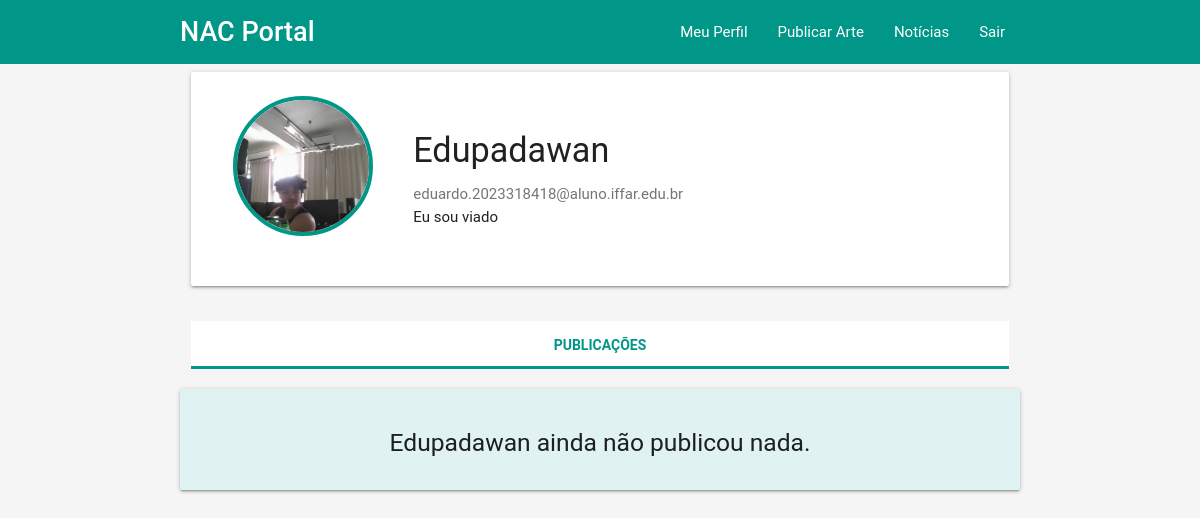
Page /meu_perfil/usuarios_perfil.php?id=57 on the earlier database version.
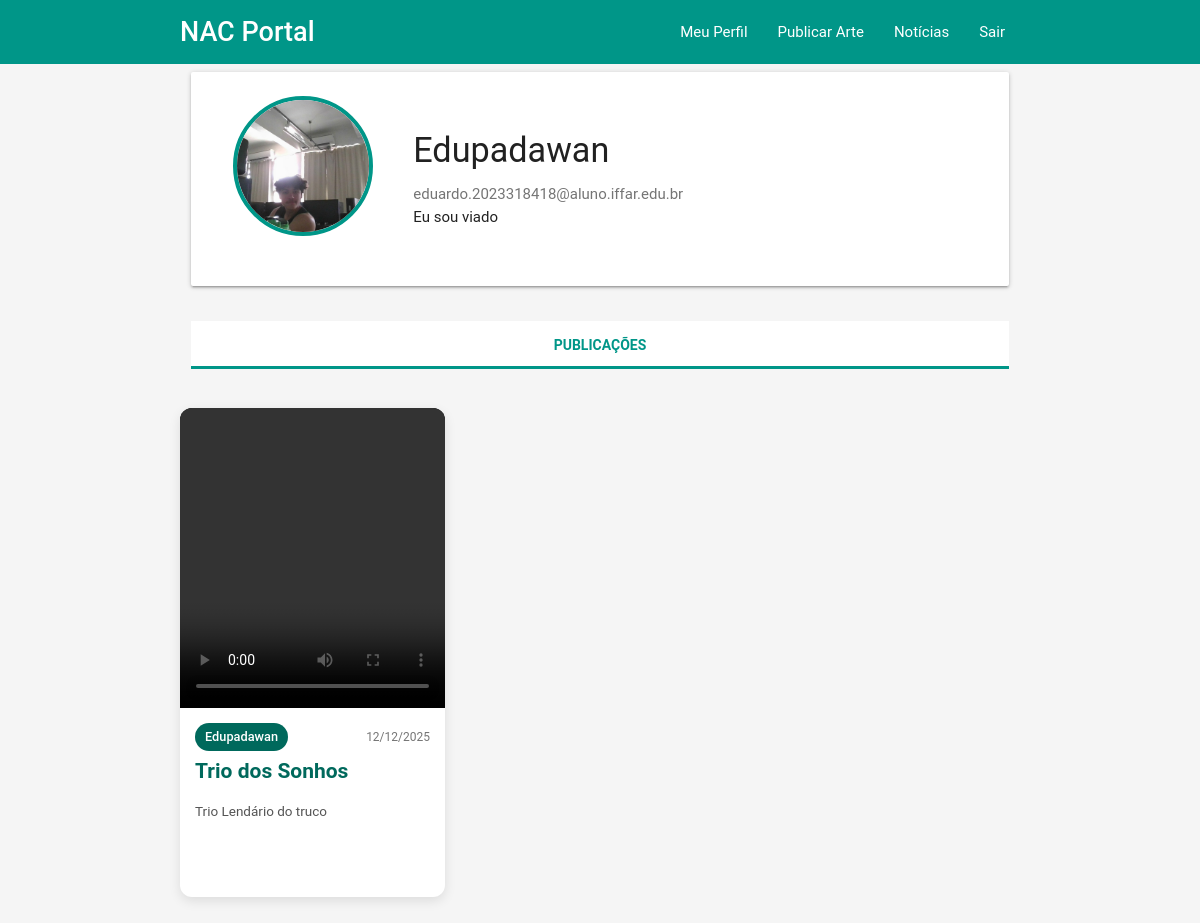
Same page on the later database version.
### tables this page shows
CREATE TABLE IF NOT EXISTS `usuario` (
  `id_usuario` int NOT NULL AUTO_INCREMENT,
  `nome` varchar(150) NOT NULL,
  `email` varchar(255) NOT NULL,
  `senha` varchar(255) NOT NULL,
  `preferencias` text,
  `data_cadastro` datetime DEFAULT CURRENT_TIMESTAMP,
  `deleted_at` datetime DEFAULT NULL,
  `verificado` tinyint(1) DEFAULT '0',
  `codigo_verificacao` varchar(10) DEFAULT NULL,
  `codigo_expira_em` int DEFAULT NULL,
  `token_recuperacao` varchar(32) DEFAULT NULL,
  `token_expira_em` int DEFAULT NULL,
  `foto_perfil` varchar(255) DEFAULT NULL,
  `is_admin` tinyint(1) DEFAULT '0',
  PRIMARY KEY (`id_usuario`),
  UNIQUE KEY `email` (`email`)
);

CREATE TABLE IF NOT EXISTS `publicacao` (
  `id_publicacao` int NOT NULL AUTO_INCREMENT,
  `id_usuario_fk` int DEFAULT NULL,
  `titulo` varchar(255) NOT NULL,
  `descricao` text,
  `caminho_arquivo` varchar(255) NOT NULL,
  `tipo_arquivo` enum('imagem','video','audio') NOT NULL,
  `mime_type` varchar(100) DEFAULT NULL,
  `tamanho_bytes` bigint DEFAULT NULL,
  `data_publicacao` datetime DEFAULT CURRENT_TIMESTAMP,
  `deleted_at` datetime DEFAULT NULL,
  `curtidas_count` int DEFAULT '0',
  `comentarios_count` int DEFAULT '0',
  PRIMARY KEY (`id_publicacao`),
  KEY `idx_publicacao_usuario` (`id_usuario_fk`)
);

### meu_perfil/usuarios_perfil.php (the view, shortened to what this page needs)
<?php
require_once "../conexao.php";
$id_alvo = isset($_GET['id']) ? (int)$_GET['id'] : 0;
$sql_usuario = "SELECT nome, email, preferencias, foto_perfil
                FROM usuario
                WHERE id_usuario = $id_alvo
                AND deleted_at IS NULL";
$resultado = mysqli_query($conexao, $sql_usuario);
$usuario = mysqli_fetch_assoc($resultado);
$sql_publicacoes = "
    SELECT id_publicacao, titulo, caminho_arquivo, tipo_arquivo, descricao,
        DATE_FORMAT(data_publicacao, '%d/%m/%Y') AS data_fmt
    FROM publicacao
    WHERE id_usuario_fk = $id_alvo
    AND deleted_at IS NULL
    ORDER BY data_publicacao DESC";
$result_publicacao = mysqli_query($conexao, $sql_publicacoes);
$publicacoes = [];
while ($registro = mysqli_fetch_assoc($result_publicacao)) {
    $publicacoes[] = $registro;
}
?>
<!DOCTYPE html>
<html lang="pt-br">
<head>
    <link type="text/css" rel="stylesheet" href="../css/materialize.min.css"/>
    <link type="text/css" rel="stylesheet" href="../css/style_todos.css"/>
</head>
<body>
    <?php include_once "../header.php"; ?>
    <main class="container">
        <div class="row">
            <div class="col s12">
                <div class="card">
                    <div class="card-content">
                        <div class="row valign-wrapper">
                            <div class="col s12 m3 center">
                                <?php
                                $foto = $usuario['foto_perfil'];
                                $caminho = $foto ? "../" . $foto : "../imagens/avatar_padrao.png";
                                ?>
                                <img src="<?= $caminho ?>"
                                    alt="Foto de <?= $usuario['nome'] ?>"
                                    class="circle responsive-img"
                                    style="width: 140px; height: 140px; object-fit: cover; border: 4px solid #009688;">
                            </div>
                            <div class="col s12 m9">
                                <h4><?= $usuario['nome'] ?></h4>
                                <p class="grey-text text-darken-1"><?= $usuario['email'] ?></p>
                                <?php if (!empty($usuario['preferencias'])): ?>
                                    <p><?= nl2br($usuario['preferencias']) ?></p>
                                <?php endif; ?>
                            </div>
                        </div>
                    </div>
                </div>
            </div>
        </div>
        <div class="row">
            <div class="col s12 center">
                <ul class="tabs tabs-fixed-width">
                    <li class="tab col s6"><a class="active" href="#minhas">Publicações</a></li>
                </ul>
            </div>
        </div>
        <div id="minhas" class="col s12">
            <?php if (empty($publicacoes)): ?>
                <div class="card-panel center teal lighten-5">
                    <h5><?= $usuario['nome'] ?> ainda não publicou nada.</h5>
                </div>
            <?php else: ?>
                <div class="row" style="margin: 0 -0.75rem;">
                    <?php foreach ($publicacoes as $pub):
                        $caminho = "../uploads/" . $pub['caminho_arquivo'];
                    ?>
                        <div class="col s12 m6 l4" style="padding: 0.75rem;">
                            <div class="card feed-card hoverable">
                                <?php if ($pub['tipo_arquivo'] == 'imagem'): ?>
                                    <div class="feed-media-container">
                                        <img src="<?= $caminho ?>" class="feed-img materialboxed" alt="<?= $pub['titulo'] ?>">
                                    </div>
                                <?php elseif ($pub['tipo_arquivo'] == 'video'): ?>
                                    <div class="feed-media-container">
                                        <video class="feed-video" controls preload="metadata" poster="<?= $thumb ?>">
                                            <source src="<?= $caminho ?>" type="video/mp4">
                                        </video>
                                    </div>
                                <?php endif; ?>
                                <div class="card-content-feed">
                                    <div style="display: flex; justify-content: space-between; align-items: center; margin-bottom: 0.5rem;">
                                        <span class="autor-chip"><?= $usuario['nome'] ?></span>
                                        <span class="grey-text text-darken-1" style="font-size: 0.8rem;">
                                            <?= $pub['data_fmt'] ?>
                                        </span>
                                    </div>
                                    <h3 class="card-title-feed"><?= $pub['titulo'] ?></h3>
                                    <?php if (!empty($pub['descricao'])): ?>
                                        <p class="feed-description"><?= nl2br($pub['descricao']) ?></p>
                                    <?php endif; ?>
                                    <div class="delete-btn" style="height: 36px;"></div>
                                </div>
                            </div>
                        </div>
                    <?php endforeach; ?>
                </div>
            <?php endif; ?>
        </div>
    </main>
</body>
</html>

### header.php (shortened to what this page needs)
<!DOCTYPE html>
<html lang="pt-br">
<head>
    <link type="text/css" rel="stylesheet" href="/TCC/css/materialize.min.css" media="screen,projection"/>
    <link type="text/css" rel="stylesheet" href="/TCC/css/style_todos.css"/>
</head>
<body>
<nav class="teal z-depth-0">
    <div class="nav-wrapper container" style="position: relative;">
        <a href="/TCC/feed.php" class="brand-logo white-text" style="font-size: 1.8rem;">
            NAC Portal
        </a>
        <ul class="right hide-on-med-and-down">
            <li><a href="/TCC/meu_perfil/meu_perfil.php" class="white-text tooltipped" data-position="bottom" data-tooltip="Meu Perfil">Meu Perfil</a></li>
            <li><a href="/TCC/upload_arquivos/publicar_arte.php" class="white-text tooltipped" data-position="bottom" data-tooltip="Publicar Arte">Publicar Arte</a></li>
            <li><a href="/TCC/noticias.php" class="white-text tooltipped" data-position="bottom" data-tooltip="Notícias">Notícias</a></li>
            <li><a href="/TCC/logout.php" class="white-text tooltipped" data-position="bottom" data-tooltip="Sair">Sair</a></li>
        </ul>
    </div>
</nav>
</body>
</html>

### css/style_todos.css (style rules this page uses)
.feed-card { height: 100%; display: flex; flex-direction: column; border-radius: 12px; overflow: hidden; box-shadow: 0 4px 12px rgba(0,0,0,0.1); transition: transform 0.2s; }
.feed-media-container { position: relative; height: 300px; overflow: hidden; background: #000; }
.feed-img, .feed-video { width: 100%; height: 300px; object-fit: cover; display: block; }
.card-content-feed { flex-grow: 1; display: flex; flex-direction: column; padding: 1rem; }
.card-title-feed { font-size: 1.4rem; font-weight: 600; color: #00695c; margin: 0 0 0.5rem 0; line-height: 1.3; }
.autor-chip { background: #00695c; color: white; font-weight: 500; font-size: 0.85rem; height: 28px; line-height: 28px; padding: 0 10px; border-radius: 14px; display: inline-block; }
.feed-description { flex-grow: 1; margin: 0.5rem 0; font-size: 0.9rem; color: #555; overflow: hidden; display: -webkit-box; -webkit-box-orient: vertical; }
.delete-btn { margin-top: 0.75rem; text-align: right; min-height: 42px; display: flex; align-items: center; justify-content: flex-end; }
nav { height: 64px; line-height: 64px; }
nav .brand-logo { line-height: 64px; font-weight: 500; }
body { background: #f5f5f5; font-family: 'Roboto', sans-serif; display: flex; flex-direction: column; min-height: 100vh; margin: 0; }

### header.php (style rules this page uses)
nav { height: 64px; line-height: 64px; }
nav .brand-logo { line-height: 64px; font-weight: 500; }

Differences in the rows shown:
shown differently, row unchanged: usuario "Edupadawan": nome "Edupadawan" → (not shown)
added publicacao: id_usuario_fk.nome "Edupadawan", data_fmt "12/12/2025", titulo "Trio dos Sonhos", descricao "Trio Lendário do truco"
Other differences:
text no longer shown: "ainda não publicou nada."
